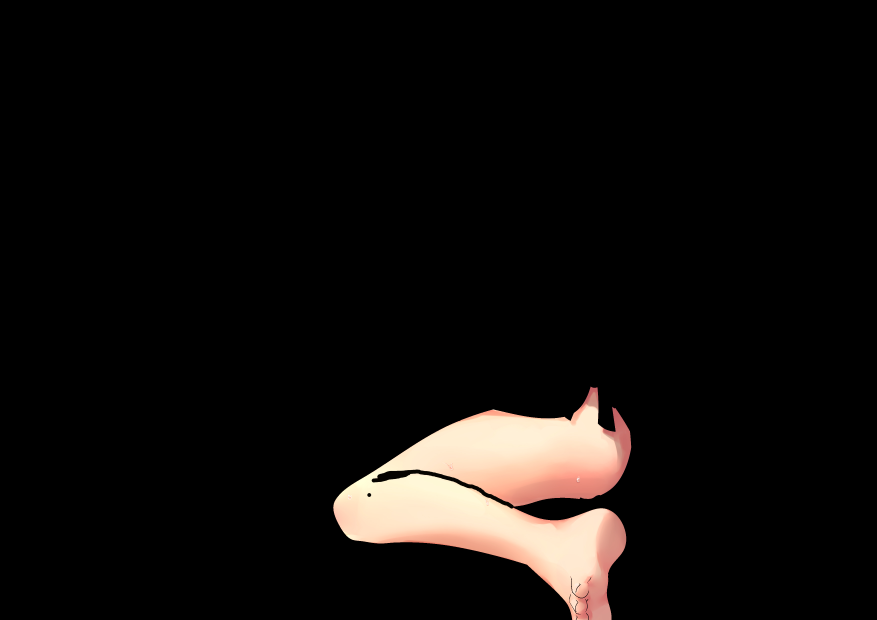
#> input picture test_mask.png, 3507 x 2480 px (shown at 1/4 size)
$ python test.py
#> lines starting #> are read from the running program, lines starting #| are printed output that depends on the picture
import cv2
a = cv2.imread("test_mask.png",cv2.IMREAD_UNCHANGED)
#> a is the input picture: shape (2480, 3507, 4); mean B, G, R, A 11.8, 13.5, 16.1, 16.9
b = a[1249:,1273:2641]
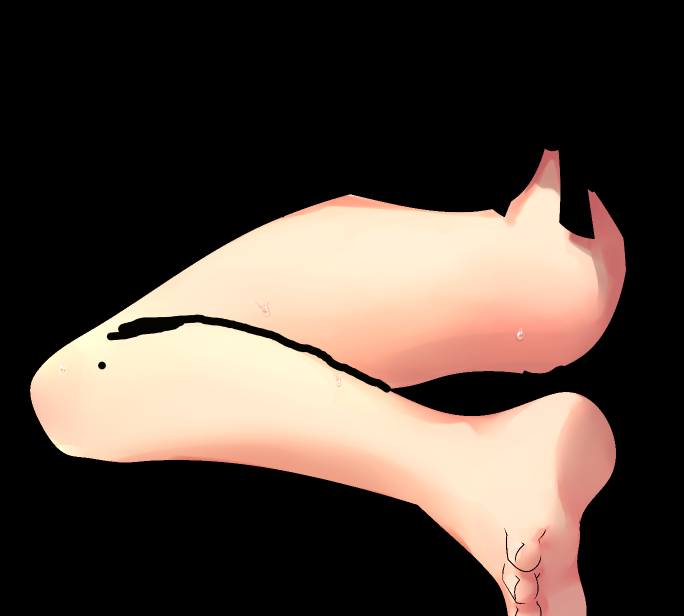
#> b: shape (1231, 1368, 4) (shown at 1/2 size); mean B, G, R, A 60.9, 69.6, 83.3, 87
cv2.imwrite("cut.png",b)
